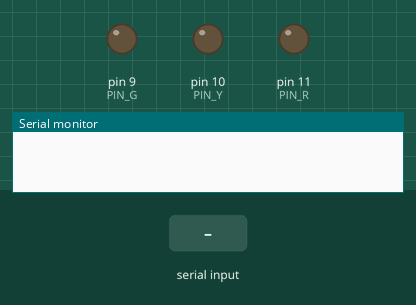
Simulated run of this sketch. Board: Arduino Uno, built with avr-gcc and run on an emulated ATmega328P. Shown: output pins drawn as LEDs (lit = HIGH), the last lines printed to the serial monitor. The inputs (shaded band) are chosen by the test bench.

Above: at 2.1 s.
2.2 s: "G" received over Serial
At 3.0 s:
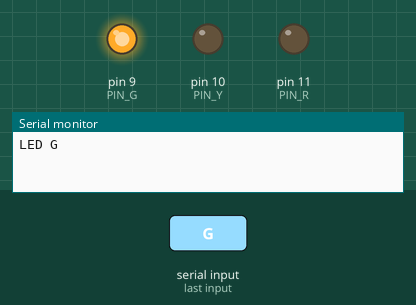
3.7 s: "Y" received over Serial
At 4.2 s:
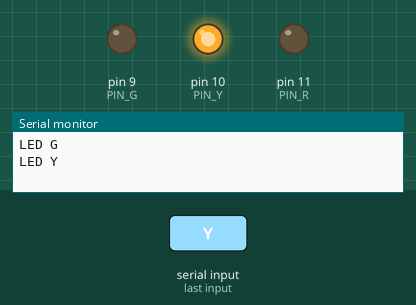
5.2 s: "R" received over Serial
At 6.5 s:
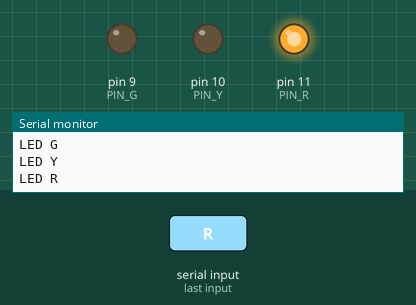
Timing chart, 0 to 8.2 s (numbered marks = the images above; inputs shaded):
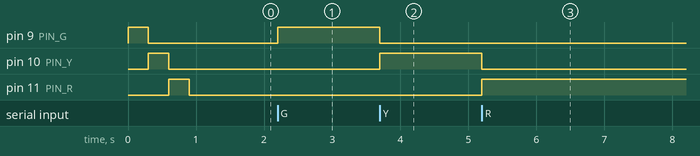

Measured:
- after the input at 2.2 s, pin 9 (PIN_G): LOW → HIGH at once
- after the input at 3.7 s, pin 9 (PIN_G): HIGH → LOW at once; pin 10 (PIN_Y): LOW → HIGH at once
- after the input at 5.2 s, pin 10 (PIN_Y): HIGH → LOW at once; pin 11 (PIN_R): LOW → HIGH at once

The sketch:

led_arduino.ino
```cpp
// 시리얼로 G / Y / R 문자를 받으면 해당 LED 점등 (나머지는 끔)
// 스캔 화면(src/lib/led.ts)이 Web Serial로 판정 결과를 보낸다. Arduino IDE로 보드에 업로드
const int PIN_G = 9, PIN_Y = 10, PIN_R = 11;

void light(int pin) {
  digitalWrite(PIN_G, LOW); digitalWrite(PIN_Y, LOW); digitalWrite(PIN_R, LOW);
  digitalWrite(pin, HIGH);
}

void setup() {
  Serial.begin(9600);
  pinMode(PIN_G, OUTPUT); pinMode(PIN_Y, OUTPUT); pinMode(PIN_R, OUTPUT);
  // 시작 시 배선 확인: 초록 → 노랑 → 빨강 순서로 0.3초씩 켰다 끔
  light(PIN_G); delay(300); light(PIN_Y); delay(300); light(PIN_R); delay(300);
  digitalWrite(PIN_R, LOW);
}

void loop() {
  if (Serial.available()) {
    char c = toupper(Serial.read());  // 소문자도 허용
    if (c == 'G') light(PIN_G);
    else if (c == 'Y') light(PIN_Y);
    else if (c == 'R') light(PIN_R);
    else return;
    Serial.print("LED ");              // 받은 값 확인용 (시리얼 모니터에 표시)
    Serial.println(c);
  }
}
```
